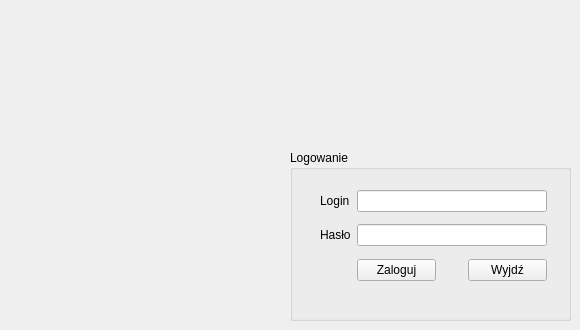
    <widget class="QWidget" name="page_login">
     <widget class="QGroupBox" name="groupBox">
      <property name="geometry">
       <rect>
        <x>290</x>
        <y>150</y>
        <width>281</width>
        <height>171</height>
       </rect>
      </property>
      <property name="title">
       <string>Logowanie</string>
      </property>
      <widget class="QWidget" name="layoutWidget">
       <property name="geometry">
        <rect>
         <x>30</x>
         <y>40</y>
         <width>227</width>
         <height>91</height>
        </rect>
       </property>
       <layout class="QGridLayout" name="gridLayout">
        <item row="0" column="0">
         <widget class="QLabel" name="label_login">
          <property name="text">
           <string>Login</string>
          </property>
         </widget>
        </item>
        <item row="4" column="0">
         <spacer name="horizontalSpacer_2">
          <property name="orientation">
           <enum>Qt::Horizontal</enum>
          </property>
          <property name="sizeHint" stdset="0">
           <size>
            <width>40</width>
            <height>20</height>
           </size>
          </property>
         </spacer>
        </item>
        <item row="4" column="1">
         <widget class="QPushButton" name="pushButton_login">
          <property name="text">
           <string>Zaloguj</string>
          </property>
         </widget>
        </item>
        <item row="0" column="1" colspan="3">
         <widget class="QLineEdit" name="lineEdit_login"/>
        </item>
        <item row="2" column="0">
         <widget class="QLabel" name="label_password">
          <property name="text">
           <string>Hasło</string>
          </property>
         </widget>
        </item>
        <item row="4" column="3">
         <widget class="QPushButton" name="pushButton_cancel">
          <property name="text">
           <string>Wyjdź</string>
          </property>
         </widget>
        </item>
        <item row="1" column="2">
         <spacer name="verticalSpacer_2">
          <property name="orientation">
           <enum>Qt::Vertical</enum>
          </property>
          <property name="sizeHint" stdset="0">
           <size>
            <width>20</width>
            <height>40</height>
           </size>
          </property>
         </spacer>
        </item>
        <item row="2" column="1" colspan="3">
         <widget class="QLineEdit" name="lineEdit_password">
          <property name="echoMode">
           <enum>QLineEdit::Password</enum>
          </property>
         </widget>
        </item>
        <item row="4" column="2">
         <spacer name="horizontalSpacer">
          <property name="orientation">
           <enum>Qt::Horizontal</enum>
          </property>
          <property name="sizeHint" stdset="0">
           <size>
            <width>40</width>
            <height>20</height>
           </size>
          </property>
         </spacer>
        </item>
        <item row="1" column="0">
         <spacer name="verticalSpacer">
          <property name="orientation">
           <enum>Qt::Vertical</enum>
          </property>
          <property name="sizeHint" stdset="0">
           <size>
            <width>20</width>
            <height>40</height>
           </size>
          </property>
         </spacer>
        </item>
        <item row="3" column="1">
         <spacer name="verticalSpacer_3">
          <property name="orientation">
           <enum>Qt::Vertical</enum>
          </property>
          <property name="sizeHint" stdset="0">
           <size>
            <width>20</width>
            <height>40</height>
           </size>
          </property>
         </spacer>
        </item>
       </layout>
      </widget>
     </widget>
    </widget>
